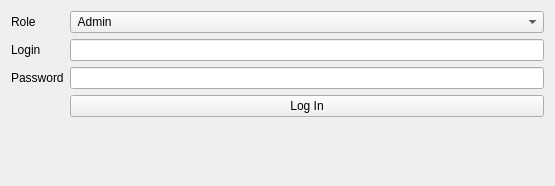
<?xml version="1.0" encoding="UTF-8"?>
<ui version="4.0">
 <class>LogInDialog</class>
 <widget class="QWidget" name="LogInDialog">
  <property name="geometry">
   <rect>
    <x>0</x>
    <y>0</y>
    <width>555</width>
    <height>186</height>
   </rect>
  </property>
  <property name="sizePolicy">
   <sizepolicy hsizetype="Fixed" vsizetype="Fixed">
    <horstretch>0</horstretch>
    <verstretch>0</verstretch>
   </sizepolicy>
  </property>
  <property name="windowTitle">
   <string>Form</string>
  </property>
  <layout class="QGridLayout" name="gridLayout">
   <item row="0" column="0">
    <layout class="QFormLayout" name="formLayout">
     <item row="0" column="0">
      <widget class="QLabel" name="label">
       <property name="text">
        <string>Role</string>
       </property>
      </widget>
     </item>
     <item row="1" column="0">
      <widget class="QLabel" name="login_lable">
       <property name="text">
        <string>Login</string>
       </property>
      </widget>
     </item>
     <item row="2" column="0">
      <widget class="QLabel" name="password_label">
       <property name="text">
        <string>Password</string>
       </property>
      </widget>
     </item>
     <item row="2" column="1">
      <widget class="QLineEdit" name="lineEdit"/>
     </item>
     <item row="1" column="1">
      <widget class="QLineEdit" name="lineEdit_2"/>
     </item>
     <item row="3" column="1">
      <widget class="QPushButton" name="pushButton">
       <property name="text">
        <string>Log In</string>
       </property>
      </widget>
     </item>
     <item row="0" column="1">
      <widget class="QComboBox" name="comboBox">
       <item>
        <property name="text">
         <string> Admin</string>
        </property>
       </item>
       <item>
        <property name="text">
         <string> Cashier</string>
        </property>
       </item>
       <item>
        <property name="text">
         <string> Supplier</string>
        </property>
       </item>
      </widget>
     </item>
    </layout>
   </item>
  </layout>
 </widget>
 <resources/>
 <connections/>
</ui>
